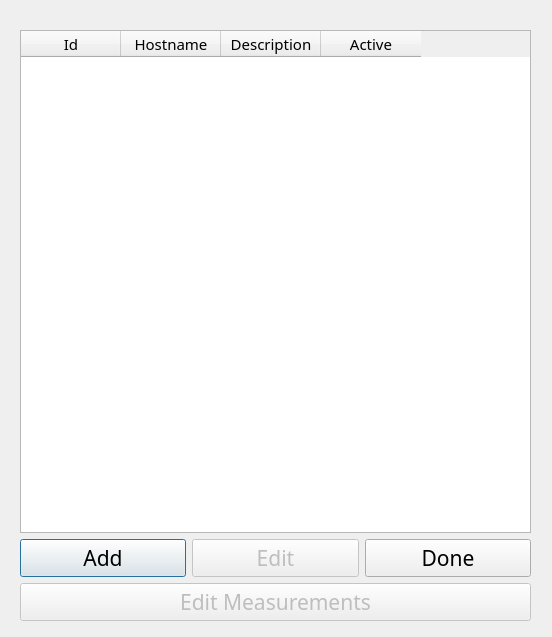
<?xml version="1.0" encoding="UTF-8"?>
<ui version="4.0">
 <class>WorkstationDlg</class>
 <widget class="QDialog" name="WorkstationDlg">
  <property name="geometry">
   <rect>
    <x>0</x>
    <y>0</y>
    <width>552</width>
    <height>637</height>
   </rect>
  </property>
  <property name="windowTitle">
   <string>Dialog</string>
  </property>
  <widget class="QWidget" name="verticalLayoutWidget">
   <property name="geometry">
    <rect>
     <x>20</x>
     <y>30</y>
     <width>511</width>
     <height>591</height>
    </rect>
   </property>
   <layout class="QVBoxLayout" name="verticalLayout">
    <item>
     <widget class="QTableWidget" name="workstationTable">
      <property name="font">
       <font>
        <family>Arial Black</family>
        <pointsize>11</pointsize>
       </font>
      </property>
      <property name="editTriggers">
       <set>QAbstractItemView::NoEditTriggers</set>
      </property>
      <property name="selectionBehavior">
       <enum>QAbstractItemView::SelectRows</enum>
      </property>
      <column>
       <property name="text">
        <string>Id</string>
       </property>
      </column>
      <column>
       <property name="text">
        <string>Hostname</string>
       </property>
      </column>
      <column>
       <property name="text">
        <string>Description</string>
       </property>
      </column>
      <column>
       <property name="text">
        <string>Active</string>
       </property>
      </column>
     </widget>
    </item>
    <item>
     <layout class="QHBoxLayout" name="horizontalLayout">
      <item>
       <widget class="QPushButton" name="addBtn">
        <property name="font">
         <font>
          <family>Arial Black</family>
          <pointsize>16</pointsize>
         </font>
        </property>
        <property name="text">
         <string>Add</string>
        </property>
       </widget>
      </item>
      <item>
       <widget class="QPushButton" name="editBtn">
        <property name="enabled">
         <bool>false</bool>
        </property>
        <property name="font">
         <font>
          <family>Arial Black</family>
          <pointsize>16</pointsize>
         </font>
        </property>
        <property name="text">
         <string>Edit</string>
        </property>
       </widget>
      </item>
      <item>
       <widget class="QPushButton" name="doneBtn">
        <property name="font">
         <font>
          <family>Arial Black</family>
          <pointsize>16</pointsize>
         </font>
        </property>
        <property name="text">
         <string>Done</string>
        </property>
       </widget>
      </item>
     </layout>
    </item>
    <item>
     <layout class="QHBoxLayout" name="horizontalLayout_3">
      <item>
       <widget class="QPushButton" name="editMeasurements">
        <property name="enabled">
         <bool>false</bool>
        </property>
        <property name="font">
         <font>
          <family>Arial Black</family>
          <pointsize>16</pointsize>
         </font>
        </property>
        <property name="text">
         <string>Edit Measurements</string>
        </property>
       </widget>
      </item>
     </layout>
    </item>
   </layout>
  </widget>
 </widget>
 <resources/>
 <connections/>
</ui>
